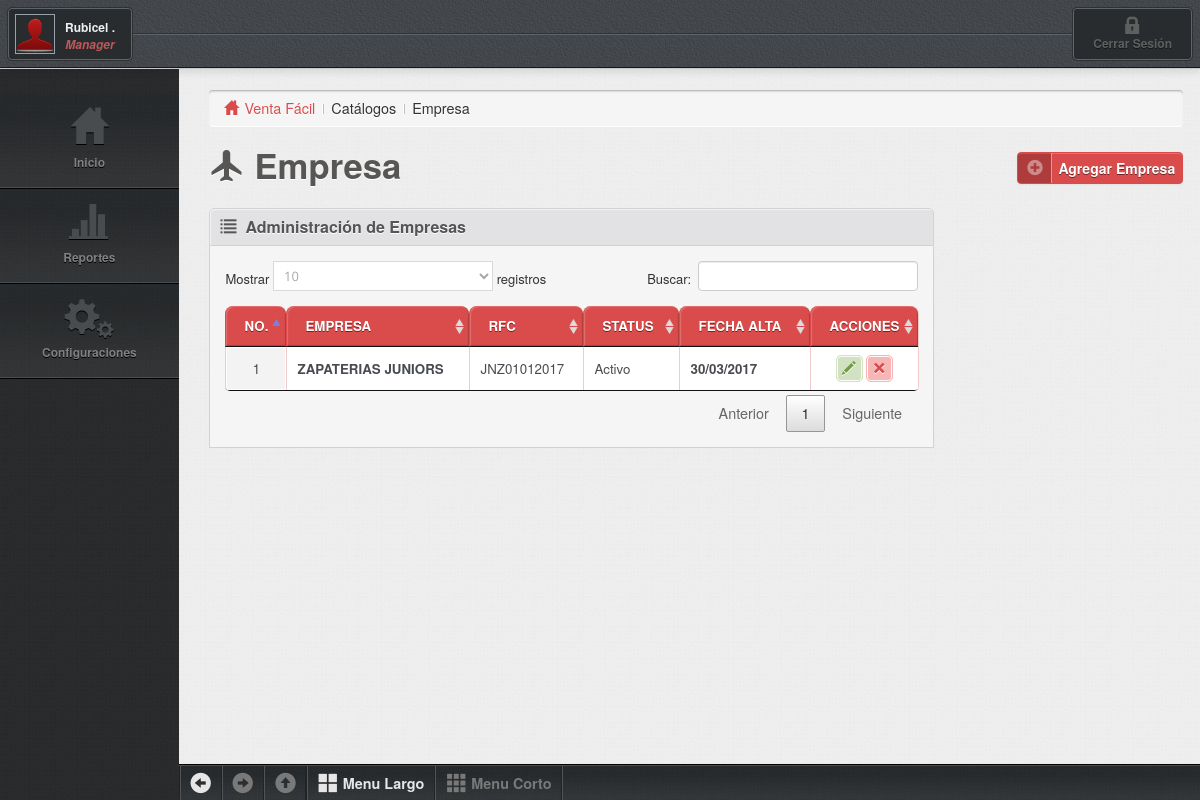
/catalogos/empresa.php (signed in), run on the app's committed database.
### tables this page shows
CREATE TABLE IF NOT EXISTS `empresa` (
  `idunicoe` int(12) NOT NULL COMMENT 'id unico de la empresa consecutivo',
  `nombre` varchar(100) DEFAULT '0' COMMENT 'nombre de la empresa',
  `rfc` varchar(30) DEFAULT '0' COMMENT 'rfc de la empresa',
  `calle` varchar(30) DEFAULT '0' COMMENT 'calle de la empresa',
  `colonia` varchar(30) DEFAULT '0' COMMENT 'colonia de la direccion',
  `estado` varchar(30) DEFAULT '0' COMMENT 'estado de la republica',
  `municipio` varchar(30) DEFAULT '0' COMMENT 'municipio',
  `telefono` varchar(10) DEFAULT '0' COMMENT 'telefono ',
  `idregistro` int(12) DEFAULT NULL COMMENT 'id del registro',
  `status` int(1) DEFAULT '0' COMMENT '0=prueba 1=activo 2=suspendida 3=baja',
  `tipopago` int(1) DEFAULT '0' COMMENT '0=anual 2=vitalicio',
  `fechaalta` date DEFAULT NULL COMMENT 'fecha de alta',
  `fppago` date DEFAULT NULL COMMENT 'fecha de proximo pago',
  `rutalogo` varchar(20) DEFAULT NULL,
  `piedepagina` varchar(20) DEFAULT NULL,
  `leyendaticket` varchar(50) DEFAULT NULL COMMENT 'leyenda del ticket',
  `utilidad` int(2) DEFAULT NULL COMMENT 'porcentaje de utilidad',
  PRIMARY KEY (`idunicoe`)
);

### catalogos_listar/empresa_listar.php (the view, shortened to what this page needs)
<?php
	include "../conexion/conexion.php";
?>
<div class="widget-head">
	<h4 class="heading glyphicons list"><i></i>Administración de Empresas</h4>
</div>
<div class="widget-body">
	<table id="example" class="display table table-bordered table-condensed table-striped table-primary table-vertical-center checkboxs js-table-sortable" cellspacing="0" width="100%">
		<thead>
			<tr>
				<th width="1%" class="center">No.</th>
				<th>Empresa</th>
				<th>RFC</th>
				<th>Status</th>
				<th>Fecha Alta</th>
				<th class="center" width="60">Acciones</th>
			</tr>
		</thead>
		<tbody>
			<?php
			$idregistro=$_SESSION["pvtacommand_idregistro"];
			$consulta="select * from empresa as b where b.idregistro='$idregistro' order by b.idunicoe";
			$recordset = mysqli_query($link,$consulta);
			while($registro = mysqli_fetch_array($recordset)){
				$idunicoe=$registro["idunicoe"];
				$nombre=utf8_encode($registro["nombre"]);
				$rfc=$registro["rfc"];
				$status=$registro["status"];
				$fechaalta=$registro["fechaalta"];
				$fechaalta=substr($fechaalta, 8,2).'/'.substr($fechaalta, 5,2).'/'.substr($fechaalta,0,4);
				switch ($status) {
					case 1: $status="Activo";break;
				}
				echo'<tr class="selectable">';
					echo'<td class="center">'.$idunicoe.'</td>';
					echo'<td><strong>'.$nombre.'</strong></td>';
					echo'<td>'.$rfc.'</td>';
					echo'<td>'.$status.'</td>';
					echo'<td><strong>'.$fechaalta.'</strong></td>';
					echo'
						<td class="center">
							<a href="#" onClick="acciones(2,'.$idunicoe.');" title="modificar" class="btn-action glyphicons pencil btn-success"><i></i></a>
							<a href="#" onClick="acciones(3,'.$idunicoe.');" title="eliminar" class="btn-action glyphicons remove_2 btn-danger"><i></i></a>
						</td>';
				echo'</tr>';
			}
			?>
		</tbody>
	</table>
</div>

### theme/css/demo.css (style rules this page uses)
body { font: 90%/1.45em "Helvetica Neue", HelveticaNeue, Arial, Helvetica, sans-serif; margin: 0; padding: 0; color: #333; background-color: #fff; }
a { cursor: pointer; color: #3174c7; text-decoration: none; }

### data on the page
empresa: idunicoe "1", nombre "ZAPATERIAS JUNIORS", rfc "JNZ01012017", status "Activo", fechaalta "30/03/2017"

### other printed values
$nombreuser "Rubicel ."
$tipouser "Manager"
$sys_nombre "Venta Fácil"
$categoria "Catálogos"
$submenu "Empresa"
